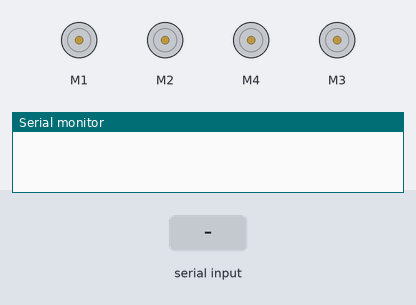
This sketch was run on a simulated Arduino Mega 2560, built with avr-gcc and run on an emulated ATmega2560. On the bench: 4 × DC motor (green arrow = forward, orange = backward, longer = faster), the last lines printed to the serial monitor. The test bench sets the inputs (shaded band).

Above: at 1.2 s.
1.3 s: "U" received over the second serial link
At 2.2 s:
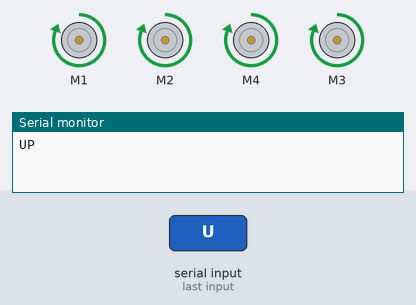
2.8 s: "D" received over the second serial link
At 3.4 s:
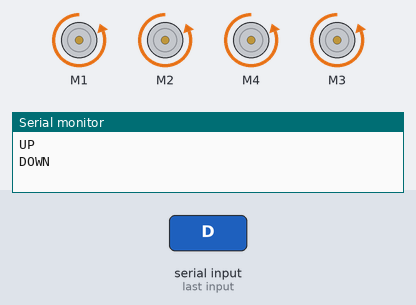
4.3 s: "L" received over the second serial link
At 5.5 s:
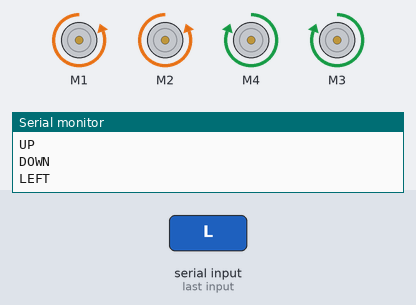
5.8 s: "R" received over the second serial link
At 6.8 s:
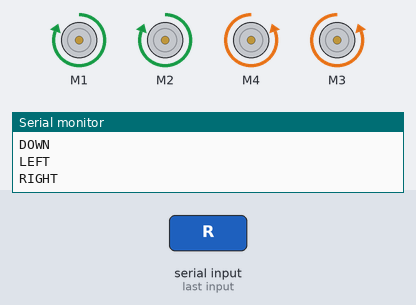
Timing chart, 0 to 8.3 s (numbered marks = the images above; inputs shaded):
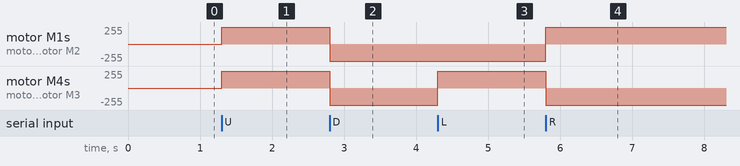

Measured:
- after the input at 1.3 s, motor M1, motor M2, motor M4, motor M3: stopped → forward 255/255 at once
- after the input at 2.8 s, motor M1, motor M2, motor M4, motor M3: forward 255/255 → backward 255/255 at once
- after the input at 4.3 s, motor M4, motor M3: backward 255/255 → forward 255/255 at once
- after the input at 5.8 s, motor M1, motor M2: backward 255/255 → forward 255/255 at once; motor M4, motor M3: forward 255/255 → backward 255/255 at once

The sketch:

arduino-mega.ino
```cpp
#include <AFMotor.h>
AF_DCMotor front_left_motor(1);
AF_DCMotor back_left_motor(2);
AF_DCMotor front_right_motor(4);
AF_DCMotor back_right_motor(3);

#define SPEED 255

#define RXp2 17
#define TXp2 16

char incomingByte;
void stopMovement(){
	front_left_motor.run(RELEASE);
  back_left_motor.run(RELEASE);
	front_right_motor.run(RELEASE);
	back_right_motor.run(RELEASE);
}
void initMotors(){
	//Set initial speed of the motor & stop
	front_left_motor.setSpeed(SPEED);
  back_left_motor.setSpeed(SPEED);
	front_right_motor.setSpeed(SPEED);
	back_right_motor.setSpeed(SPEED);
	stopMovement();
}

void setup() {
  // put your setup code here, to run once:
  initMotors();
  Serial.begin(115200);
  Serial2.begin(9600);
}

void goForward(){
	front_left_motor.run(FORWARD);
  	back_left_motor.run(FORWARD);
	front_right_motor.run(FORWARD);
	back_right_motor.run(FORWARD);
}
void goBackward(){
	front_left_motor.run(BACKWARD);
  	back_left_motor.run(BACKWARD);
  	front_right_motor.run(BACKWARD);
  	back_right_motor.run(BACKWARD);
}
void goRight(){
	front_left_motor.run(FORWARD);
  	back_left_motor.run(FORWARD);
  	front_right_motor.run(BACKWARD);
  	back_right_motor.run(BACKWARD);
}
void goLeft(){
	front_left_motor.run(BACKWARD);
  	back_left_motor.run(BACKWARD);
  	front_right_motor.run(FORWARD);
  	back_right_motor.run(FORWARD);
}


void loop() {
  //  if (Serial2.available()>0)
  //  {
    incomingByte=Serial2.read();
    // Serial.println(incomingByte);
    if(incomingByte=='U'){
      Serial.println("UP");
      goForward();
    }
    else if(incomingByte=='D'){
      Serial.println("DOWN");
      goBackward();
    }
    else if(incomingByte=='L'){
      Serial.println("LEFT");
      goLeft();
    }
    else if(incomingByte=='R'){
      Serial.println("RIGHT");
      goRight();
    }
    else if(incomingByte=='O'){
      Serial.println("STOP");
      stopMovement();
    }

}
```
